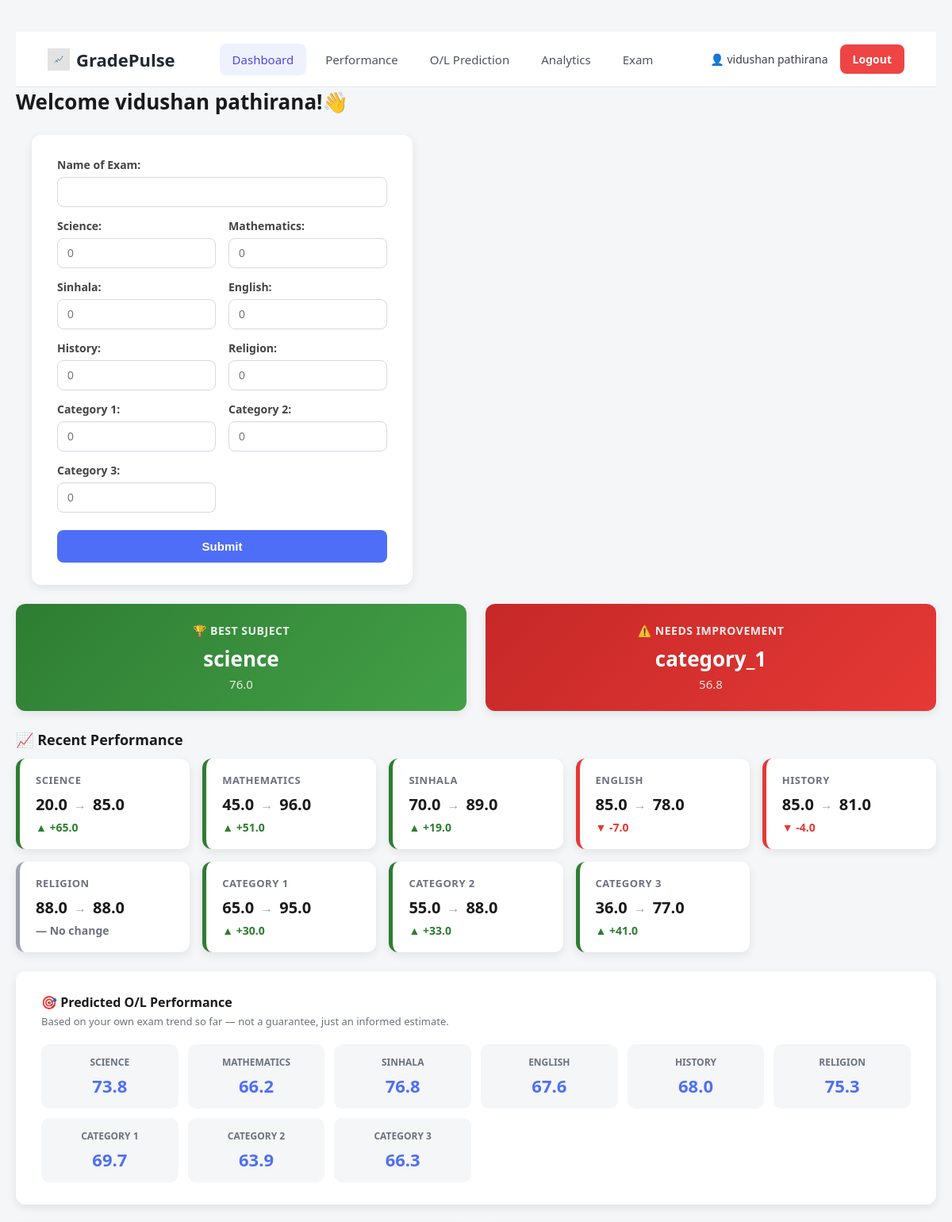
Screenshot of /home (signed in, upper part) with the database file from the repository.
### models.py (models this page shows, shortened)
class Marks(db.Model):
    __tablename__ = "marks"
    id = db.Column(db.Integer, primary_key=True)
    exam_id = db.Column(db.Integer, db.ForeignKey("exams.id"), nullable=False)
    subject = db.Column(db.String(50), nullable=False)
    score = db.Column(db.Float, nullable=False)

class Prediction(db.Model):
    __tablename__ = "predictions"
    id = db.Column(db.Integer, primary_key=True)
    student_id = db.Column(db.Integer, db.ForeignKey("students.id"), nullable=False)
    subject = db.Column(db.String(50), nullable=False)
    predicted_score = db.Column(db.Float, nullable=False)
    created_at = db.Column(db.DateTime, default=datetime.utcnow)

### app.py (the view, shortened to what this page needs)
@app.route("/home", methods=["GET", "POST"])
def home():
    student_id = session.get("student_id")
    if student_id is None:
        return redirect(url_for("login"))
    result = None
    records = get_exam_records(student_id)
    averages = calculate_subject_averages(records)
    prediction_data = generate_predictions(records)
    save_predictions(student_id, prediction_data)
    return render_template(
        "index.html",
        name=session.get("name"),
        result=result,
        card_data=find_best_and_weakest(averages),
        chart_data=build_chart_data(records, averages),
        improvement_data=calculate_improvement(records),
        prediction_data=prediction_data,
        marks_table=build_marks_table(records),
    )

### services/analytics.py (called while the page is built)
def build_marks_table(records):
    table = []
    for record in records:
        row = {"exam_name": record["exam_name"], "exam_date": record["exam_date"]}
        for subject in SUBJECT_NAMES:
            row[subject] = record["marks"].get(subject)
        table.append(row)
    return table

def build_line_chart_data(records, limit=5):
    recent = records[-limit:]
    return {
        "line_labels": [r["exam_name"] for r in recent],
        "line_data": {
            subject: [r["marks"].get(subject) for r in recent]
            for subject in SUBJECT_NAMES
        },
    }

def calculate_subject_averages(records):
    averages = []
    for subject in SUBJECT_NAMES:
        scores = [
            r["marks"][subject]
            for r in records
            if r["marks"].get(subject) is not None
        ]
        averages.append(round(sum(scores) / len(scores), 1) if scores else 0)
    return averages

def calculate_improvement(records):
    if len(records) < 2:
        return {}
    previous = records[-2]["marks"]
    latest = records[-1]["marks"]
    improvement_data = {}
    for subject in SUBJECT_NAMES:
        previous_score = previous.get(subject)
        latest_score = latest.get(subject)
        if previous_score is not None and latest_score is not None:
            improvement_data[subject] = {
                "previous": previous_score,
                "latest": latest_score,
                "improvement": latest_score - previous_score,
            }
    return improvement_data

def find_best_and_weakest(averages):
    if not any(score > 0 for score in averages):
        return None
    best_index = averages.index(max(averages))
    weakest_index = averages.index(min(averages))
    return {
        "best_subject": SUBJECT_NAMES[best_index],
        "best_score": averages[best_index],
        "weakest_subject": SUBJECT_NAMES[weakest_index],
        "weakest_score": averages[weakest_index],
    }

def build_chart_data(records, averages):
    chart_data = build_line_chart_data(records)
    chart_data["radar_labels"] = SUBJECT_NAMES
    chart_data["radar_data"] = averages
    return chart_data

### services/exams.py (called while the page is built)
def get_exam_records(student_id):
    exams = (
        Exam.query
        .filter_by(student_id=student_id)
        .order_by(Exam.id.asc())
        .all()
    )
    return [
        {
            "exam_name": exam.exam_name,
            "exam_date": exam.exam_date,
            "marks": {m.subject: m.score for m in exam.marks},
        }
        for exam in exams
    ]

### templates/index.html (shortened to what this page needs)
<!DOCTYPE html>
<html lang="en">
<head>
    <link rel="stylesheet" href="{{ url_for('static', filename='style.css') }}">
    <link rel="stylesheet" href="{{ url_for('static', filename='responsive.css') }}">
</head>
<body>
    <nav class="navbar">
        <a href="{{ url_for('home') }}" class="brand">
            <img src="{{ url_for('static', filename='favicon.png') }}" alt="GradePulse logo" class="brand-icon">
            <span>GradePulse</span>
        </a>
        <div class="nav-links">
            <a href="{{ url_for('home') }}" class="nav-link active">Dashboard</a>
            <a href="#insight-section" class="nav-link">Performance</a>
            <a href="#prediction-section" class="nav-link">O/L Prediction</a>
            <a href="#charts-section" class="nav-link">Analytics</a>
            <a href="#marks-table-section" class="nav-link">Exam</a>
        </div>
        <div class="nav-user">
            <span class="username"> 👤 {{ name }}</span>
            <a href="{{ url_for('logout') }}" class="logout-btn">Logout</a>
        </div>
    </nav>
    <h1>Welcome {{ name }}!👋</h1>
    <div class="dashboard-top">
        <div class="form">
            <form method="POST">
                <p>
                <label for="exam_name">Name of Exam:</label>
                <input type="text" id='exam_name' name="exam_name"><br>
                </p>
                <p>
                <label for="science">Science: </label>
                <input type="number" id="science" name="science" placeholder="0" min="0" max="100" required><br>
                </p>
                <p>
                <label for="math">Mathematics: </label>
                <input type="number" id="math" name="math" placeholder="0" min="0" max="100" required><br>
                </p>
                <p>
                <label for="sinhala">Sinhala: </label>
                <input type="number" id="sinhala" name="sinhala" placeholder="0" min="0" max="100"required><br>
                </p>
                <p>
                <label for="english">English: </label>
                <input type="number" id="english" name="english" placeholder="0" min="0" max="100" required><br>
                </p>
                <p>
                <label for="history">History: </label>
                <input type="number" id="history" name="history" placeholder="0" min="0" max="100" required><br>
                </p>
                <p>
                <label for="religion">Religion: </label>
                <input type="number" id="religion" name="religion" placeholder="0" min="0" max="100" required><br>
                </p>
                <p>
                <label for="category_1">Category 1: </label>
                <input type="number" id="category_1" name="category_1" placeholder="0" min="0" max="100" required><br>
                </p>
                <p>
                <label for="category_2">Category 2: </label>
                <input type="number" id="category_2" name="category_2" placeholder="0" min="0" max="100" required><br>
                </p>
                <p>
                <label for="category_3">Category 3: </label>
                <input type="number" id="category_3" name="category_3" placeholder="0" min="0" max="100" required><br>
                </p>
                <button type="submit">Submit</button>
            </form>
        </div>
    </div>
    {% if card_data %}
    <div class="insight-section" id="insight-section">
        <div class="insight-card insight-best">
            <div class="insight-label">🏆 Best Subject</div>
            <div class="insight-subject">{{ card_data.best_subject }}</div>
            <div class="insight-score">{{ card_data.best_score }}</div>
        </div>
        <div class="insight-card insight-weak">
            <div class="insight-label">⚠️ Needs Improvement</div>
            <div class="insight-subject">{{ card_data.weakest_subject }}</div>
            <div class="insight-score">{{ card_data.weakest_score }}</div>
        </div>
    </div>
    {% endif %}
    {% if improvement_data %}
    <div class="improvement-section">
        <h4 class="improvement-title">📈 Recent Performance</h4>
        <div class="improvement-grid">
            {% for subject, data in improvement_data.items() %}
            <div class="improvement-card {% if data.improvement > 0 %}improvement-up{% elif data.improvement < 0 %}improvement-down{% else %}improvement-flat{% endif %}">
                <div class="improvement-subject">{{ subject.replace('_', ' ').title() }}</div>
                <div class="improvement-scores">
                    <span>{{ data.previous }}</span>
                    <span class="improvement-arrow">→</span>
                    <span>{{ data.latest }}</span>
                </div>
                <div class="improvement-delta">
                    {% if data.improvement > 0 %}▲ +{{ data.improvement }}
                    {% elif data.improvement < 0 %}▼ {{ data.improvement }}
                    {% else %}— No change{% endif %}
                </div>
            </div>
            {% endfor %}
        </div>
    </div>
    {% endif %}
    {% if prediction_data %}
    <div class="prediction-section" id="prediction-section">
        <div class="prediction-header">
            <h4>🎯<b> Predicted O/L Performance </b> </h4>
            <p class="prediction-disclaimer">
                Based on your own exam trend so far — not a guarantee, just an informed estimate.
            </p>
        </div>
        <div class="prediction-grid">
            {% for subject, score in prediction_data.items() %}
            <div class="prediction-card">
                <div class="prediction-subject">{{ subject.replace('_', ' ').title() }}</div>
                <div class="prediction-score">{{ score }}</div>
            </div>
            {% endfor %}
        </div>
    </div>
    {% elif result %}
    <div class="prediction-section prediction-empty">
        <p>📊 Submit at least 2 exams to unlock O/L predictions for each subject.</p>
    </div>
    {% endif %}
</body>
</html>

### rows the page displays
Marks: replace "SCIENCE", previous "20.0", latest "85.0", improvement "65.0"
Marks: previous "45.0"
Marks: latest "96.0"
Marks: previous "70.0"
Marks: latest "89.0"
Marks: previous "85.0"
Marks: latest "78.0"
Marks: previous "85.0"
Marks: latest "81.0"
Marks: previous "88.0"
Marks: latest "88.0"
Marks: previous "65.0"
Marks: latest "95.0"
Marks: previous "55.0"
Marks: latest "88.0"
Marks: previous "36.0"
Marks: latest "77.0"
Prediction: replace "SCIENCE", predicted_score "73.8"
Prediction: replace "MATHEMATICS", predicted_score "66.2"
Prediction: replace "SINHALA", predicted_score "76.8"
Prediction: replace "ENGLISH", predicted_score "67.6"
Prediction: replace "HISTORY", predicted_score "68.0"
Prediction: replace "RELIGION", predicted_score "75.3"

### other values shown
{{ name }} "vidushan pathirana"
{{ card_data.best_subject }} "science"
{{ card_data.best_score }} "76.0"
{{ card_data.weakest_subject }} "category_1"
{{ card_data.weakest_score }} "56.8"
{{ subject.replace('_', ' ').title() }} "MATHEMATICS" "SINHALA" "ENGLISH" "HISTORY" "RELIGION" "CATEGORY 1" "CATEGORY 2" "CATEGORY 3"
{{ data.improvement }} "51.0" "19.0" "30.0" "33.0" "41.0"
{{ data.improvement }} "-7.0" "-4.0"
{{ subject.replace('_', ' ').title() }} "CATEGORY 1" "CATEGORY 2" "CATEGORY 3"
{{ score }} "69.7" "63.9" "66.3"
